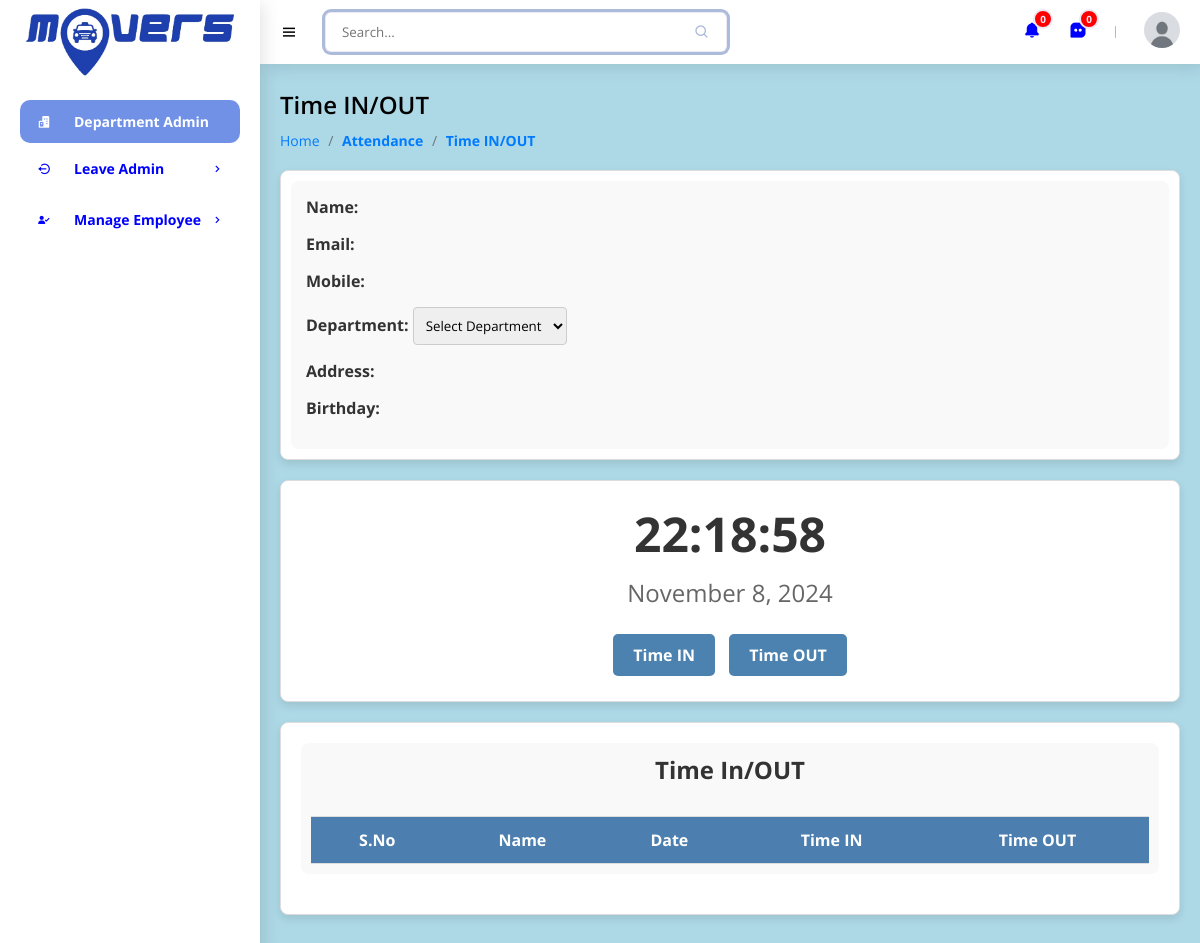
Before: /h3time.php (signed in) with the older database file.
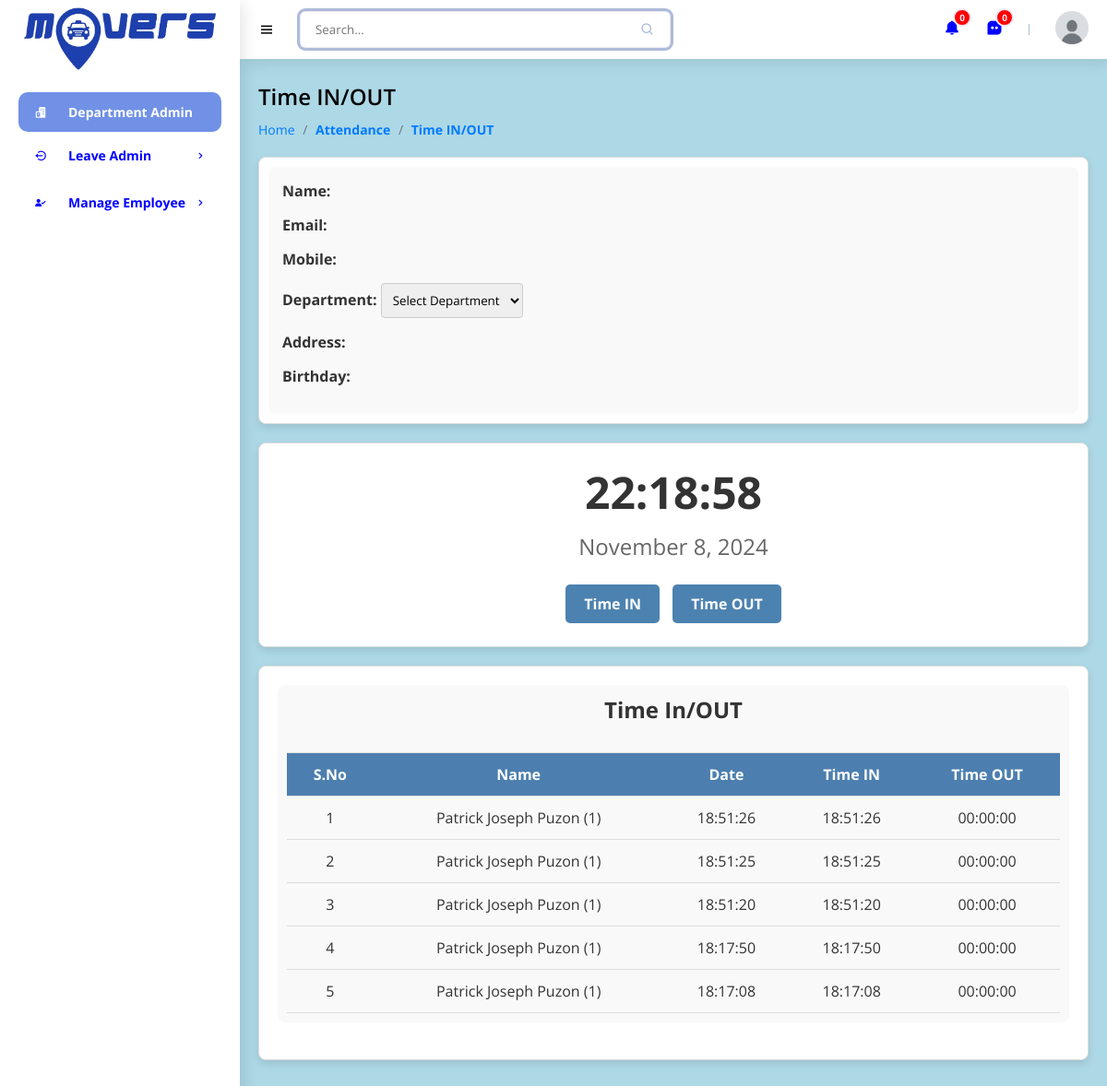
After: the same page with the newer database file.
### tables this page shows
CREATE TABLE `attendance` (
  `id` int(11) NOT NULL,
  `e_attendance_id` int(11) NOT NULL,
  `date` date NOT NULL,
  `time_in` time NOT NULL,
  `time_out` time NOT NULL
);

CREATE TABLE `employee` (
  `id` int(11) NOT NULL,
  `name` varchar(255) NOT NULL,
  `email` varchar(255) NOT NULL,
  `mobile` varchar(15) NOT NULL,
  `password` varchar(20) NOT NULL,
  `department_id` int(11) NOT NULL,
  `address` varchar(2000) NOT NULL,
  `birthday` date NOT NULL,
  `role` int(11) NOT NULL
);

### h3time.php (the view, shortened to what this page needs)
<?php
require('sidebar_navbar_footer/h3sidebar_nav.php');
$name='';
$email='';
$mobile='';
$address='';
$birthday='';
if($_SESSION['ROLE']==1){
	$sql="select `attendance`.*, employee.name,employee.id as e_attendance_id from `attendance`,employee where `attendance`.e_attendance_id=employee.id order by `attendance`.id desc";
}else{
	$e_attendance_id=$_SESSION['USER_ID'];
	$sql="select `attendance`.*, employee.name ,employee.id as e_attendance_id from `attendance`,employee where `attendance`.e_attendance_id='$e_attendance_id' and `attendance`.e_attendance_id=employee.id order by `attendance`.id desc";
}
$res2=mysqli_query($con,$sql);
?>
    <main>
        <h1 class="h3title">Time IN/OUT</h1>
        <ul class="h3breadcrumbs">
            <li><a href="h3dashboard.php">Home</a></li>
            <li class="h3divider">/</a></li>
            <li><a href="#" class="h3active">Attendance</a></li>
            <li class="h3divider">/</a></li>
            <li><a href="#" class="h3active">Time IN/OUT</a></li>
        </ul>
				<div class="time-container">
		 			<div class="card1">
                        <div class="card-body1">
                           <form method="post">
							   <div class="form-group1">
									<label class=" form-control-label1">Name: <span style="color:blue"><?php echo $name?></span></label>
								</div>
								<div class="form-group1">
									<label class=" form-control-label1">Email: <span style="color:blue"><?php echo $email?></span></label>
								</div>
								<div class="form-group1">
									<label class=" form-control-label1">Mobile: <span style="color:blue"><?php echo $mobile?></span></label>
								</div>
								<div class="form-group1">
									<label class=" form-control-label1">Department: <select name="department_id" required class="form-control-1">
										<option value="">Select Department</option>
									</select></label>
								</div>
								<div class="form-group1">
									<label class=" form-control-label1">Address: <span style="color:blue"><?php echo $address?></span></label>
								</div>
								<div class="form-group1">
									<label class=" form-control-label1">Birthday: <span style="color:blue"><?php echo $birthday?></span></label>
								</div>
							  </form>
                        </div>
					</div>
				</div>
					<div class="clock-container">
						<div class="digital-clock" id="digital-clock">00:00:00</div>
						<div class="date" id="date">January 1, 1970</div>
					<form method="POST">
						<button type="submit" name="timeIN" class="timebtn">Time IN</button>
						<button type="submit" name="timeOUT" class="timebtn">Time OUT</button>
					</div>
					<div class="time2-container">
						<div class="card2">
							<div class="card-body2">
							<h4 class="box-title2">Time In/OUT </h4>
							</div>
							<div class="card-body-2">
							<div class="table-stats order-table ov-h">
								<table class="table2 ">
									<thead>
										<tr>
										<th >S.No</th>
										<th>Name</th>
										<th>Date</th>
										<th>Time IN</th>
										<th>Time OUT</th>
										</tr>
									</thead>
									<tbody>
									<?php
									$i=1;
									while($row=mysqli_fetch_assoc($res2)){?>
										<tr>
									   <td><?php echo $i?></td>
									   <td><?php echo $row['name'].' ('.$row['e_attendance_id'].')'?></td>
									   <td><?php echo $row['time_in']?></td>
                                       <td><?php echo $row['time_in']?></td>
									   <td><?php echo $row['time_out']?></td>
									<?php
									$i++;
									} ?>
									</tbody>
								</table>
							</div>
							</div>
						</div>
					</div>
    </main>
<?php
require('sidebar_navbar_footer/h3continuation.php');
?>

### sidebar_navbar_footer/h3sidebar_nav.php (shortened to what this page needs)
<!DOCTYPE html>
<html lang="en">
<head>
    <link href='https://unpkg.com/boxicons@2.1.4/css/boxicons.min.css' rel='stylesheet'>
    <link rel="stylesheet" href="css/h3style.css">
    <link rel="stylesheet" href="css/h3health.css">
    <link rel="stylesheet" href="css/h3tablesformsdesign.css">
    <link rel="stylesheet" href="css/h3attenddesign.css">
</head>
<body>
    <section id="h3sidebar">
         <a href="h3dashboard.php" class="h3logo"><img src="images/logo1.1.png" alt class="h3logo-img"></a>
        <ul class="h3side-menu">
            <?php if($_SESSION['ROLE']==1){ ?>
            <li><a href="h3department.php" class="h3side-active"><i class='bx bxs-buildings h3icon'></i> Department Admin</a></li>
                <li>
                    <a href="#"><i class='bx bx-log-out-circle h3icon'></i> Leave Admin<i class='bx bx-chevron-right h3icon-right' ></i></a>
                </li>
                <li>
                    <a href="#"><i class='bx bxs-user-check h3icon'></i> Manage Employee<i class='bx bx-chevron-right h3icon-right' ></i></a>
                </li>
            <?php } ?>
        </ul>
    </section>
    <section id="h3content">
        <nav>
            <i class='bx bx-menu h3toggle-sidebar'></i>
            <form action="#">
                <div class="h3form-group">
                    <input type="text"  placeholder="Search...">
                    <i class='bx bx-search h3nav-icon' ></i>
                </div>
            </form>
            <?php if($_SESSION['ROLE']==1){ ?>
            <a href="h3notification.php" class="h3nav-link">
                <i class='bx bxs-bell h3nav-icon' ></i>
                <span class="h3badge">0</span>
            </a>
            <a href="#" class="h3nav-link">
                <i class='bx bxs-message-square-dots h3nav-icon' ></i>
                <span class="h3badge">0</span>
            </a>
            <div class="h3profile">
                <img src="images/default profile pic.jpg" alt="">
            </div>
            <?php } ?>
        </nav>

### sidebar_navbar_footer/h3continuation.php (shortened to what this page needs)
    </section>
</body>
</html>

### css/h3style.css (style rules this page uses)
* { font-family: 'Open Sans', sans-serif; margin: 0; padding: 0; box-sizing: border-box; }
:root { --dark-blue: #3D52A0; --light-blue: #7091e6; --dark-grey: #8697c4; --grey: #adbbda; --light-grey: #ede8f5; --blue: #0000FF; --white: #fff; --red: #ff0000; --green: #81d438; --black: #0b0c10; --light-black: #1f2833; --grey2: #c5c6c7; --light-sky: #66fcf1; --dark-sky: #45a29e; }
html { overflow-x: hidden; }
body { background: lightblue; margin: 0; padding: 0; }
a { text-decoration: none; }
li { list-style: none; }
#h3sidebar { position: fixed; max-width: 260px; width: 100%; background: var(--white); top: 0; left: 0; height: 100%; font-weight: 600; overflow-y: auto; scrollbar-width: none; box-shadow: 4px 4px 16px rgba(0, 0, 0, 0.1); transition: all 0.3s ease; z-index: 200; }
#h3sidebar .h3logo { font-size: 24px; display: flex; justify-content: center; align-items: center; height: 64px; }
#h3sidebar .h3logo img { width: 80%; z-index: 100; top: 0; left: 0; transition: all .3s ease; padding: 20px 0 0 0; background: var(--white); }
#h3sidebar .h3icon { min-width: 48px; display: flex; justify-content: center; align-items: center; margin-right: 6px; }
#h3sidebar .h3icon-right { margin-left: auto; transition: all .3s ease; }
#h3sidebar .h3side-menu { margin: 36px 0; padding: 0 20px; transition: all 0.3s ease; }
#h3sidebar .h3side-menu a { display: flex; align-items: center; font-size: 14px; color: var(--blue); padding: 12px 16px 12px 0; transition: all 0.3s ease; border-radius: 10px; margin: 4px 0; font-weight: 700; white-space: nowrap; }
#h3sidebar .h3side-menu > li > a.h3side-active, #h3sidebar .h3side-menu > li > a.h3side-active:hover { background: var(--light-blue); color: white; }
#h3content { position: relative; width: calc(100% - 260px); left: 260px; transition: all 0.3s ease; }
nav { background: var(--white); height: 64px; padding: 0 20px; display: flex; align-items: center; grid-gap: 28px; box-shadow: 4px 4px 16px rgba(0, 0, 0, 0.1); position: sticky; top: 0; left: 0; z-index: 100; }
nav .h3toggle-sidebar { font-size: 18px; cursor: pointer; }
nav form { max-width: 400px; width: 100%; margin-right: auto; }
nav .h3form-group { position: relative; }
nav .h3form-group input { width: 100%; border-radius: 5px; border: none; outline: none; padding: 10px 36px 10px 16px; background: var(--white); transition: all .3s ease; box-shadow: 0 0 0 1px var(--light-grey), 0 0 0 4px var(--grey); }
nav .h3form-group .h3nav-icon { position: absolute; top: 50%; transform: translateY(-50%); right: 16px; color: var(--grey); }
nav .h3nav-link { position: relative; }
nav .h3nav-link .h3nav-icon { font-size: 18px; color: var(--blue); }
nav .h3nav-link .h3badge { position: absolute; top: -12px; right: -12px; width: 20px; height: 20px; border-radius: 50%; border: 2px solid var(--light-grey); background: var(--red); display: flex; justify-content: center; align-items: center; color: var(--light-grey); font-size: 10px; font-weight: 700; }
nav .h3profile { position: relative; }
nav .h3profile img { width: 36px; height: 36px; border-radius: 50%; object-fit: cover; cursor: pointer; }
main { width: 100%; padding: 24px 20px 20px 20px; margin: 0 auto; }
main .h3title { font-size: 24px; font-weight: 600; margin-bottom: 10px; display: inline-block; }
.h3breadcrumbs { list-style: none; padding: 0; margin: 0 0 20px; font-size: 14px; }
.h3breadcrumbs li { display: inline; }
.h3breadcrumbs a { color: #007bff; text-decoration: none; }
.h3breadcrumbs .h3divider { margin: 0 5px; color: #6c757d; }
.h3breadcrumbs .h3active { font-weight: bold; }

### css/h3tablesformsdesign.css (style rules this page uses)
h4 { font-weight: 600; margin: 0; }
button { background-color: blue; border: none; color: white; padding: 10px 15px; text-align: center; text-decoration: none; display: inline-block; font-size: 14px; margin: 4px 2px; cursor: pointer; border-radius: 4px; font-weight: 700; }

Changed rows visible on the page:
added attendance: employee.name "Patrick Joseph Puzon", employee.id "1", time_in "18:51:26", time_out "00:00:00"
added attendance: employee.name "Patrick Joseph Puzon", employee.id "1", time_in "18:51:25", time_out "00:00:00"
added attendance: employee.name "Patrick Joseph Puzon", employee.id "1", time_in "18:51:20", time_out "00:00:00"
added attendance: employee.name "Patrick Joseph Puzon", employee.id "1", time_in "18:17:50", time_out "00:00:00"
added attendance: employee.name "Patrick Joseph Puzon", employee.id "1", time_in "18:17:08", time_out "00:00:00"
